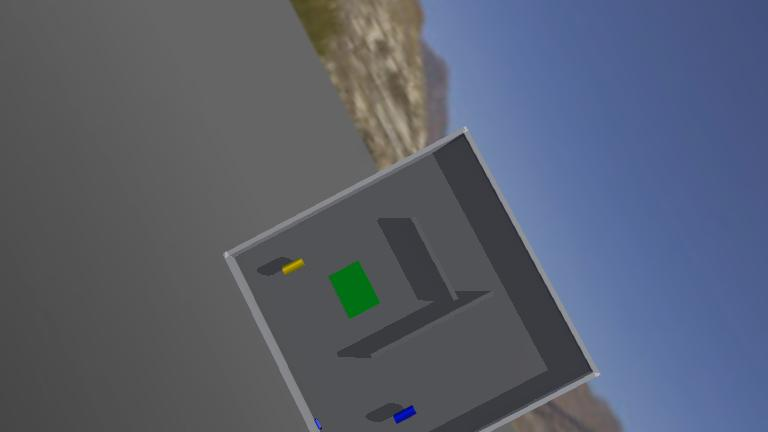
#> input picture worlds/.environment_1.jpg, 768 x 432 px
$ python -i vision.py   (imports and definitions only)
#> lines starting #> are read from the running program, lines starting #| are printed output that depends on the picture; after the words box and inside, x2 and y2 are one past the last pixel; in counts of white or black regions, pixels touching at a corner belong together
#> further down, picture is the input picture: shape (432, 768, 3); mean B, G, R 109.9, 95.1, 88.6
"""Camera color detection for blue/yellow pillars and green forbidden floor."""
from dataclasses import dataclass
from typing import Optional, Tuple

import cv2
import numpy as np

import config


@dataclass
class ColorDetection:
    visible: bool
    center_x: Optional[int] = None
    center_y: Optional[int] = None
    area: int = 0
    image_width: int = 0
    image_height: int = 0

    # [21 lines left out: functions horizontal_error, webots_camera_to_bgr, not called in this run]


def detect_hsv_blob(
    bgr: np.ndarray,
    low: Tuple[int, int, int],
    high: Tuple[int, int, int],
    ignore_top_frac: float = 0.0,
) -> ColorDetection:
#> called with low = (100, 55, 45), high = (125, 255, 255), ignore_top_frac = 0.3
    h, w = bgr.shape[:2]
#> h = 432; w = 768
    hsv = cv2.cvtColor(bgr, cv2.COLOR_BGR2HSV)
#> hsv: shape (432, 768, 3); mean H, S, V 63.9, 44.9, 112
    mask = cv2.inRange(hsv, np.array(low, dtype=np.uint8), np.array(high, dtype=np.uint8))
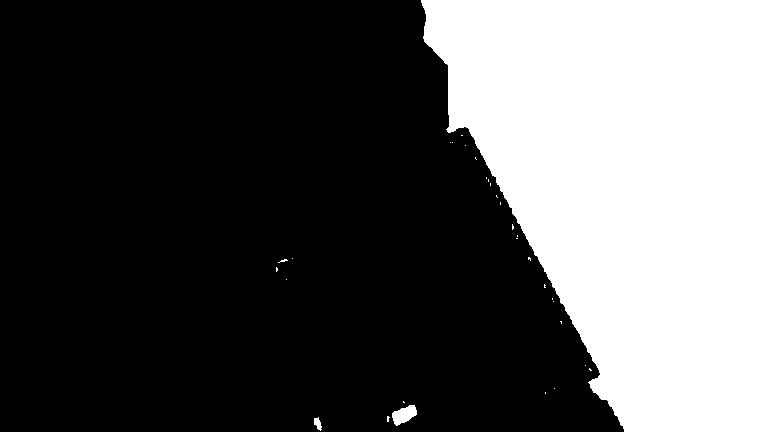
#> mask: shape (432, 768); 33.1% white; 31 white regions (28 under 20 px), largest, box (x1, y1, x2, y2) and area: (421, 0, 768, 432) 109287, (392, 405, 417, 426) 325, (314, 417, 322, 431) 68
    if ignore_top_frac > 0.0:
        mask[: int(h * ignore_top_frac), :] = 0
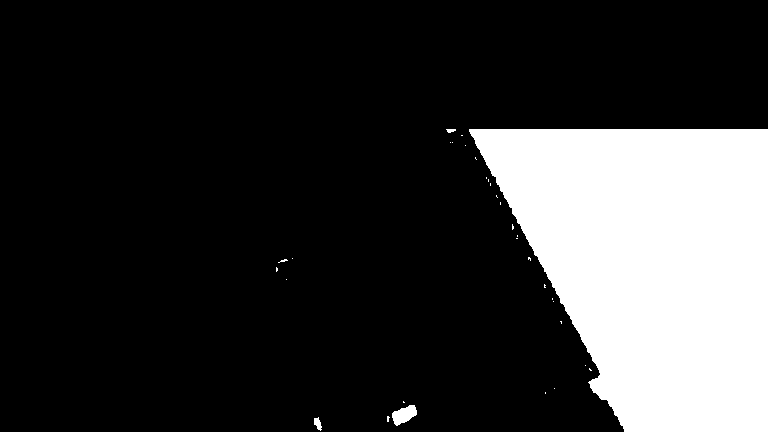
#> mask: shape (432, 768); 20.3% white; 32 white regions (28 under 20 px), largest, box (x1, y1, x2, y2) and area: (469, 129, 768, 432) 66722, (392, 405, 417, 426) 325, (314, 417, 322, 431) 68, (446, 129, 456, 133) 29
    mask = cv2.morphologyEx(mask, cv2.MORPH_OPEN, np.ones((5, 5), np.uint8))
#> mask: shape (432, 768); 20.2% white; 3 white regions, box (x1, y1, x2, y2) and area: (470, 129, 768, 432) 66715, (392, 405, 417, 425) 323, (314, 418, 320, 425) 40
    mask = cv2.morphologyEx(mask, cv2.MORPH_CLOSE, np.ones((7, 7), np.uint8))
#> mask: shape (432, 768); 20.2% white; 3 white regions

    contours, _ = cv2.findContours(mask, cv2.RETR_EXTERNAL, cv2.CHAIN_APPROX_SIMPLE)
#> contours = 3 contours; box (x1, y1, x2, y2) and area: (470, 129, 768, 432) 66190, (392, 405, 417, 425) 290, (314, 418, 320, 425) 28
    if not contours:
        return ColorDetection(False, image_width=w, image_height=h)

    largest = max(contours, key=cv2.contourArea)
#> largest = contour of 206 points, box (x1, y1, x2, y2) (470, 129, 768, 432), area 66190
    area = int(cv2.contourArea(largest))
#> area = 66190
    if area < config.MIN_COLOR_AREA:
        return ColorDetection(False, area=area, image_width=w, image_height=h)

    m = cv2.moments(largest)
#> m = moments, m00 66190, centre m10/m00, m01/m00 = (652.8, 262.2)
    if m["m00"] == 0:
        return ColorDetection(False, area=area, image_width=w, image_height=h)

    cx = int(m["m10"] / m["m00"])
#> cx = 652
    cy = int(m["m01"] / m["m00"])
#> cy = 262
    return ColorDetection(True, cx, cy, area, w, h)


def detect_blue(bgr: np.ndarray) -> ColorDetection:
    return detect_hsv_blob(bgr, config.BLUE_HSV_LOW, config.BLUE_HSV_HIGH, config.TARGET_IGNORE_TOP_FRAC)


def detect_yellow(bgr: np.ndarray) -> ColorDetection:
    return detect_hsv_blob(bgr, config.YELLOW_HSV_LOW, config.YELLOW_HSV_HIGH, config.TARGET_IGNORE_TOP_FRAC)


def detect_green(bgr: np.ndarray) -> ColorDetection:
    return detect_hsv_blob(bgr, config.GREEN_HSV_LOW, config.GREEN_HSV_HIGH)


# [61 lines left out: functions target_reached, print_camera_hsv_stats, not called in this run]

>>> import cv2
>>> picture = cv2.imread('../../worlds/.environment_1.jpg')
>>> result = detect_blue(picture)
